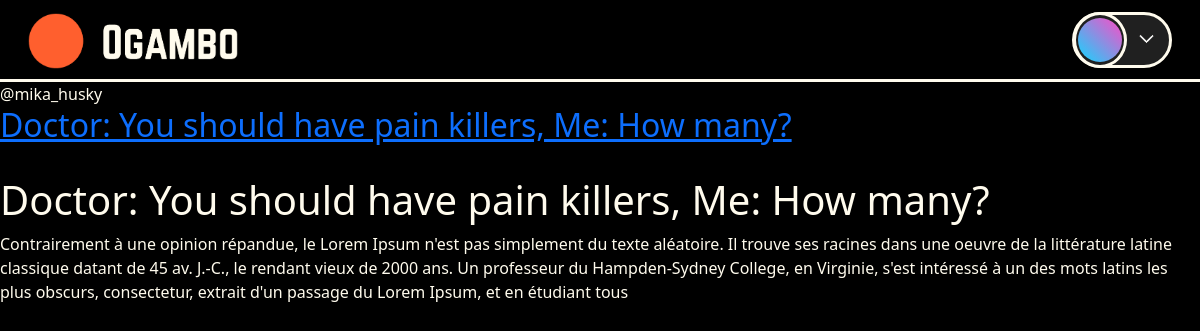
/post/4fdb95b6-3e9b-42b5-a964-26ba049ebb1d/, run on the app's committed database.
### ogambo/models.py (models this page shows, shortened)
class Post(models.Model):
    id = models.UUIDField(primary_key=True, default=uuid.uuid4, editable=False)
    user = models.ForeignKey(User, on_delete=models.SET_NULL, null=True)
    title = models.CharField(max_length=200)
    description = models.TextField(max_length=500, null=True, blank=True)
    tags = models.ManyToManyField(Tag, related_name='posts', blank=True)
    image = models.ImageField(upload_to='post_media/images/', null=True, blank=True)
    video = models.FileField(upload_to='post_media/videos/', null=True, blank=True)
    created = models.DateTimeField(auto_now_add=True)
    updated = models.DateTimeField(auto_now=True)
    class Meta:
        ordering = ['-updated', '-created']

### ogambo/views.py (the view)
# urls.py: path('post/<uuid:pk>/', views.post, name="post"),
def post(request, pk):
    post = Post.objects.get(id=pk)
    context = {'post' : post}
    return render(request, 'ogambo/post.html', context)

### ogambo/templates/ogambo/post.html (shortened to what this page needs)
{% extends 'main.html' %}
{% block content %}
<span>@{{post.user.username}}</span>
<h2><a href="{% url 'post' post.id %}">{{post.title}}</a></h2>
<h1>{{post.title}}</h1>
<p>{{post.description}}</p>
{% endblock content %}

### static/assets/main.css (style rules this page uses)
body { background-color: black; color: white; }

### templates/main.html (style rules this page uses)
:root { --ogambo-black: #000000; --ogambo-orange: #ff4500; --ogambo-green: #4ade80; --ogambo-gray: #1E1E1E; --ogambo-light-gray: #8A8A8A; --ogambo-text: #FFFBED; --ogambo-blue: #00a2ff; }
* { margin: 0; padding: 0; box-sizing: border-box; font-family: Verdana, Geneva, Tahoma, sans-serif 'Space Mono', monospace; }
body { background-color: var(--ogambo-black); color: #FFFBED; min-height: 100vh; }

### data on the page
Post: user.username "mika_husky", title "Doctor: You should have pain killers, Me: How many?", description "Contrairement à une opinion répandue, le Lorem Ipsum n'est pas simplement du texte aléatoire. Il trouve ses racines dans une oeuvre de la littérature latine classique datant de 45 av. J.-C., le rendant vieux de 2000 ans. Un professeur du Hampden-Sydney College, en Virginie, s'est intéressé à un des mots latins les plus obscurs, consectetur, extrait d'un passage du Lorem Ipsum, et en étudiant tous"
